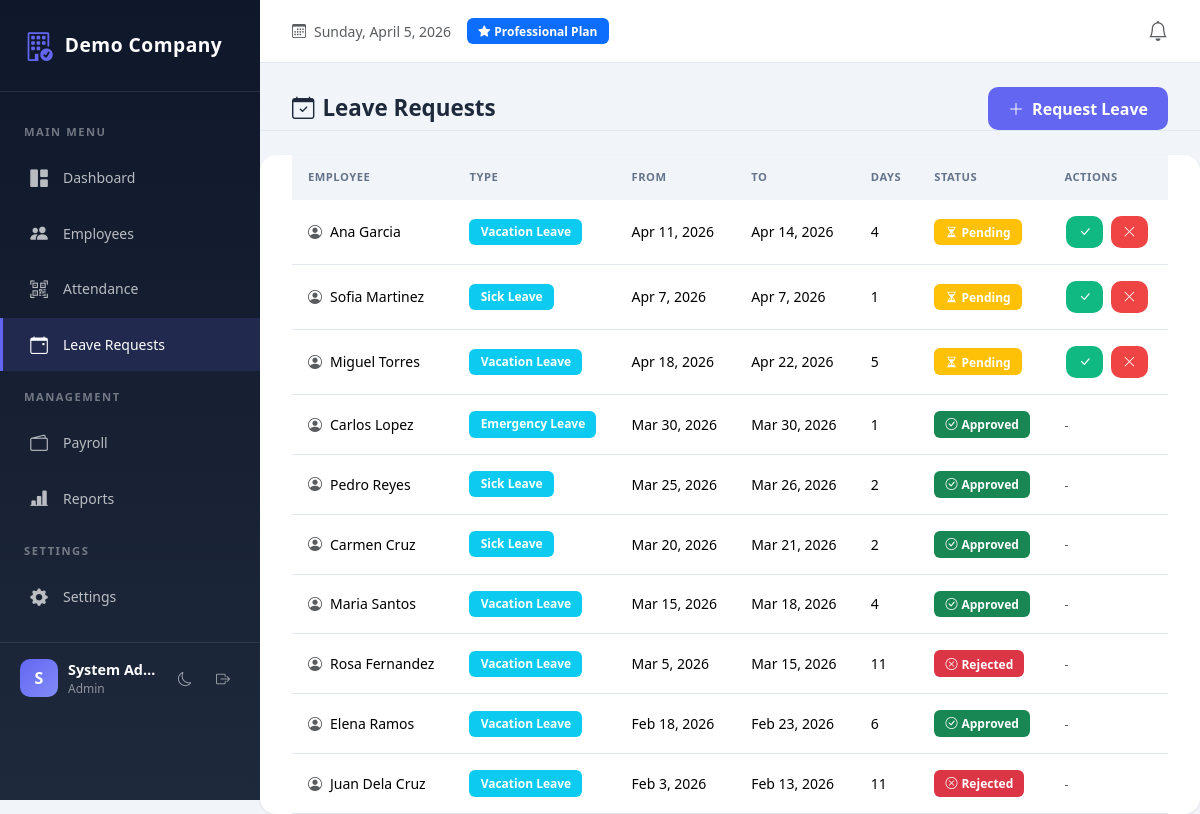
The page /modules/leaves/index.php (signed in) on the database its author committed.
### tables this page shows
CREATE TABLE leave_requests (
    id INT AUTO_INCREMENT PRIMARY KEY,
    company_id INT NOT NULL,
    employee_id INT NOT NULL,
    leave_type_id INT NOT NULL,
    start_date DATE NOT NULL,
    end_date DATE NOT NULL,
    reason TEXT,
    status ENUM('pending','approved','rejected') DEFAULT 'pending',
    approved_by INT NULL,
    approved_at DATETIME NULL,
    created_at DATETIME DEFAULT CURRENT_TIMESTAMP
);

CREATE TABLE employees (
    id INT AUTO_INCREMENT PRIMARY KEY,
    company_id INT NOT NULL,
    employee_code VARCHAR(30),
    first_name VARCHAR(100) NOT NULL,
    last_name VARCHAR(100) NOT NULL,
    email VARCHAR(150) NOT NULL,
    phone VARCHAR(50),
    department_id INT NULL,
    position_id INT NULL,
    hire_date DATE NULL,
    basic_salary DECIMAL(10,2) DEFAULT 0,
    status ENUM('active','inactive') DEFAULT 'active',
    created_at DATETIME DEFAULT CURRENT_TIMESTAMP,
    UNIQUE KEY uniq_emp_code(company_id, employee_code),
    UNIQUE KEY uniq_emp_email(company_id, email)
);

CREATE TABLE leave_types (
    id INT AUTO_INCREMENT PRIMARY KEY,
    company_id INT NOT NULL,
    name VARCHAR(100) NOT NULL,
    days_allowed INT DEFAULT 0,
    is_paid TINYINT(1) DEFAULT 1
);

### includes/functions.php (called while the page is built, shortened)
<?php
function e($s) {
    return htmlspecialchars($s ?? "", ENT_QUOTES, "UTF-8");
}

### modules/leaves/index.php (the view, shortened to what this page needs)
<?php
require_once __DIR__.'/../../config/db.php';
require_once __DIR__.'/../../includes/header.php';
require_once __DIR__.'/../../includes/nav.php';
$u = $_SESSION['user'];
$canApprove = in_array($u['role'], ['Admin', 'HR Officer', 'Manager']);
$hasSaas = $pdo->query("SHOW COLUMNS FROM leave_types LIKE 'company_id'")->fetch();
$cid = $hasSaas ? (company_id() ?? 1) : null;
if($canApprove) {
    if($hasSaas && $cid) {
        $st = $pdo->prepare("SELECT lr.*, lt.name as leave_type, e.first_name, e.last_name
            FROM leave_requests lr
            JOIN leave_types lt ON lt.id=lr.leave_type_id
            JOIN employees e ON e.id=lr.employee_id
            WHERE lr.company_id=?
            ORDER BY lr.status='pending' DESC, lr.created_at DESC");
        $st->execute([$cid]); $rows = $st->fetchAll();
    } else {
        $rows = $pdo->query("SELECT lr.*, lt.name as leave_type, e.first_name, e.last_name
            FROM leave_requests lr
            JOIN leave_types lt ON lt.id=lr.leave_type_id
            JOIN employees e ON e.id=lr.employee_id
            ORDER BY lr.status='pending' DESC, lr.created_at DESC")->fetchAll();
    }
}
?>
<div class="page-header d-flex justify-content-between align-items-center">
    <h4><i class="bi bi-calendar-check me-2"></i>Leave Requests</h4>
    <button class="btn btn-primary" data-bs-toggle="modal" data-bs-target="#addModal">
        <i class="bi bi-plus-lg me-2"></i>Request Leave
    </button>
</div>
<div class="card">
    <div class="card-body p-0">
        <table class="table table-hover mb-0">
            <thead>
                <tr>
                    <th>Employee</th>
                    <th>Type</th>
                    <th>From</th>
                    <th>To</th>
                    <th>Days</th>
                    <th>Status</th>
                    <?php if($canApprove): ?><th>Actions</th><?php endif; ?>
                </tr>
            </thead>
            <tbody>
            <?php if(empty($rows)): ?>
                <tr><td colspan="7" class="text-center py-4 text-muted">No leave requests found</td></tr>
            <?php else: foreach($rows as $r):
                $days = (strtotime($r['end_date']) - strtotime($r['start_date'])) / 86400 + 1;
            ?>
                <tr>
                    <td><i class="bi bi-person-circle me-2 text-muted"></i><?= e($r['first_name'].' '.$r['last_name']) ?></td>
                    <td><span class="badge bg-info"><?= e($r['leave_type']) ?></span></td>
                    <td><?= date('M j, Y', strtotime($r['start_date'])) ?></td>
                    <td><?= date('M j, Y', strtotime($r['end_date'])) ?></td>
                    <td><?= $days ?></td>
                    <td>
                        <?php if($r['status'] === 'pending'): ?>
                            <span class="badge bg-warning"><i class="bi bi-hourglass-split me-1"></i>Pending</span>
                        <?php elseif($r['status'] === 'approved'): ?>
                            <span class="badge bg-success"><i class="bi bi-check-circle me-1"></i>Approved</span>
                        <?php else: ?>
                            <span class="badge bg-danger"><i class="bi bi-x-circle me-1"></i>Rejected</span>
                        <?php endif; ?>
                    </td>
                    <?php if($canApprove): ?>
                    <td class="action-btns">
                        <?php if($r['status'] === 'pending'): ?>
                        <a href="index.php?action=approved&id=<?= $r['id'] ?>" class="btn btn-sm btn-success" onclick="return confirm('Approve this leave?')">
                            <i class="bi bi-check-lg"></i>
                        </a>
                        <a href="index.php?action=rejected&id=<?= $r['id'] ?>" class="btn btn-sm btn-danger" onclick="return confirm('Reject this leave?')">
                            <i class="bi bi-x-lg"></i>
                        </a>
                        <?php else: ?>
                        <span class="text-muted small">-</span>
                        <?php endif; ?>
                    </td>
                    <?php endif; ?>
                </tr>
            <?php endforeach; endif; ?>
            </tbody>
        </table>
    </div>
</div>
<?php require_once __DIR__.'/../../includes/footer.php'; ?>

### public/assets/css/style.css (style rules this page uses)
* { margin: 0; padding: 0; box-sizing: border-box; }
body { font-family: 'Segoe UI', system-ui, -apple-system, sans-serif; font-size: 14px; background: var(--bg-body); color: var(--text-primary); min-height: 100vh; transition: background 0.3s ease, color 0.3s ease; }
.card, .modal-content, .dropdown-menu, .table, .btn, .form-control, .form-select { transition: background 0.3s ease, border-color 0.3s ease, color 0.3s ease; }
.main-content > *:not(.top-bar) { padding: 0 2rem; }
.main-content > .page-header { padding-top: 1.5rem; }
.card { border: none; border-radius: 16px; box-shadow: 0 1px 3px rgba(0,0,0,0.08); background: var(--bg-card); overflow: hidden; }
.table { margin-bottom: 0; color: var(--text-primary); }
.table thead th { background: var(--bg-body); color: var(--text-secondary); font-weight: 600; border: none; padding: 0.875rem 1rem; text-transform: uppercase; font-size: 0.7rem; letter-spacing: 0.5px; }
.table tbody tr { transition: all 0.15s ease; }
.table td { padding: 1rem; vertical-align: middle; border-color: var(--border-color); }
.btn { border-radius: 10px; font-weight: 600; padding: 0.6rem 1.25rem; transition: all 0.2s ease; border: none; }
.btn-primary { background: var(--primary); }
.btn-success { background: var(--success); }
.btn-danger { background: var(--danger); }
.btn-sm { padding: 0.4rem 0.75rem; font-size: 0.8rem; }
.badge { padding: 0.45rem 0.7rem; border-radius: 6px; font-weight: 600; font-size: 0.75rem; }
.page-header { margin-bottom: 1.5rem; padding-bottom: 1rem; border-bottom: 1px solid var(--border-color); }
.page-header h4 { font-weight: 700; color: var(--text-primary); margin: 0; font-size: 1.4rem; }
.action-btns .btn { margin: 0 2px; }
.card, .stat-card { animation: fadeIn 0.3s ease-out; }

### rows shown on the page
leave_requests: employee.last_name "Ana Garcia", leave_type.name "Vacation Leave", start_date "Apr 11, 2026", end_date "Apr 14, 2026", days "4", status "pending" (drawn)
leave_requests: employee.last_name "Sofia Martinez", leave_type.name "Sick Leave", start_date "Apr 7, 2026", end_date "Apr 7, 2026", days "1", status "pending" (drawn)
leave_requests: employee.last_name "Miguel Torres", leave_type.name "Vacation Leave", start_date "Apr 18, 2026", end_date "Apr 22, 2026", days "5", status "pending" (drawn)
leave_requests: employee.last_name "Carlos Lopez", leave_type.name "Emergency Leave", start_date "Mar 30, 2026", end_date "Mar 30, 2026", days "1", status "approved" (drawn)
leave_requests: employee.last_name "Pedro Reyes", leave_type.name "Sick Leave", start_date "Mar 25, 2026", end_date "Mar 26, 2026", days "2", status "approved" (drawn)
leave_requests: employee.last_name "Carmen Cruz", leave_type.name "Sick Leave", start_date "Mar 20, 2026", end_date "Mar 21, 2026", days "2", status "approved" (drawn)
leave_requests: employee.last_name "Maria Santos", leave_type.name "Vacation Leave", start_date "Mar 15, 2026", end_date "Mar 18, 2026", days "4", status "approved" (drawn)
leave_requests: employee.last_name "Rosa Fernandez", leave_type.name "Vacation Leave", start_date "Mar 5, 2026", end_date "Mar 15, 2026", days "11", status "rejected" (drawn)
leave_requests: employee.last_name "Elena Ramos", leave_type.name "Vacation Leave", start_date "Feb 18, 2026", end_date "Feb 23, 2026", days "6", status "approved" (drawn)
leave_requests: employee.last_name "Juan Dela Cruz", leave_type.name "Vacation Leave", start_date "Feb 3, 2026", end_date "Feb 13, 2026", days "11", status "rejected" (drawn)

### other values the page prints
$company['name'] "Demo Company"
substr($u['name'] ?: $u['email'], 0, 1) "S"
$u['name'] ?: $u['email'] "System Ad…"
$u['role'] "Admin"
$company['plan'] "Professional"
